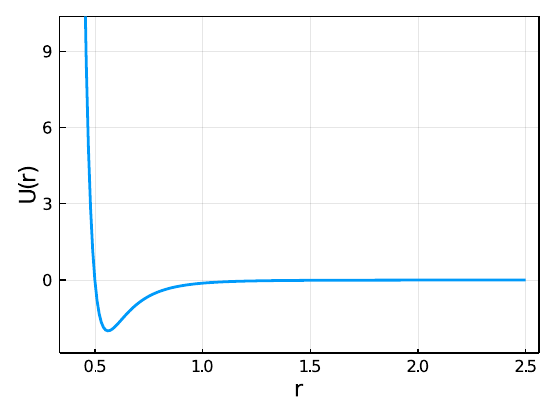

Here is the Julia script that generated this plot:
using Plots
U(r,eps,sig) = 4*eps*((sig/r)^12 - (sig/r)^6)
# r vector between 0.01 and 15.
r = collect(0.4:0.01:2.5)
# compute U for every r
eps = 2. ; sig = 0.5 ;
u = [ U(x,eps,sig) for x in r ]
plot(r,u,label="",xlabel="r",ylabel="U(r)",
     ylim=[-2.5,10],framestyle=:box,linewidth=2,
     size=(400,300))
savefig("./cutoff1.pdf")
